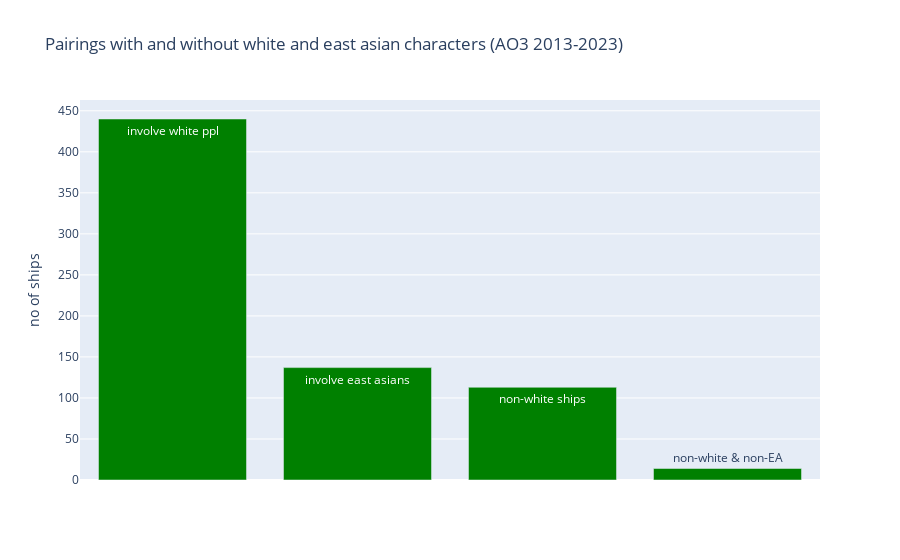

The notebook cell saved with this chart:
### Code cell
# visualising white east asian and other-poc pairings

non_white_ships_fig = px.bar(
    data_frame=non_white_ships_counts,
    title="Pairings with and without white and east asian characters (AO3 2013-2023)",
    text=["involve white ppl", "involve east asians", "non-white ships", "non-white & non-EA"],
    labels={
        "index": "characters involved",
        "value": "no of ships",
    }
)
non_white_ships_fig.update_traces(
    marker_color='green' # update colour here -> for all bars tho
).update_layout(
    showlegend=False,
).update_xaxes(
    visible=False, # to hide bottom axis annotations
)
non_white_ships_fig.show()

### Figure 1 — Plotly figure (JSON) as saved in the notebook; plotly's stock layout.template omitted (floating-point values rounded to 4 significant figures)
{"data": [{"alignmentgroup": "True", "hovertemplate": "variable=0<br>characters involved=%{x}<br>no of ships=%{y}<br>text=%{text}<extra></extra>", "legendgroup": "0", "marker": {"color": "green", "pattern": {"shape": ""}}, "name": "0", "offsetgroup": "0", "orientation": "v", "showlegend": true, "text": ["involve white ppl", "involve east asians", "non-white ships", "non-white & non-EA"], "textposition": "auto", "type": "bar", "x": ["pairings_with_white_people", "pairings_with_east_asian_people", "non_white_pairings", "non_white_or_east_asian_pairings"], "xaxis": "x", "y": [440, 137, 113, 14], "yaxis": "y"}], "layout": {"barmode": "relative", "legend": {"title": {"text": "variable"}, "tracegroupgap": 0}, "showlegend": false, "title": {"text": "Pairings with and without white and east asian characters (AO3 2013-2023)"}, "xaxis": {"anchor": "y", "domain": [0, 1], "title": {"text": "characters involved"}, "visible": false}, "yaxis": {"anchor": "x", "domain": [0, 1], "title": {"text": "no of ships"}}}}
